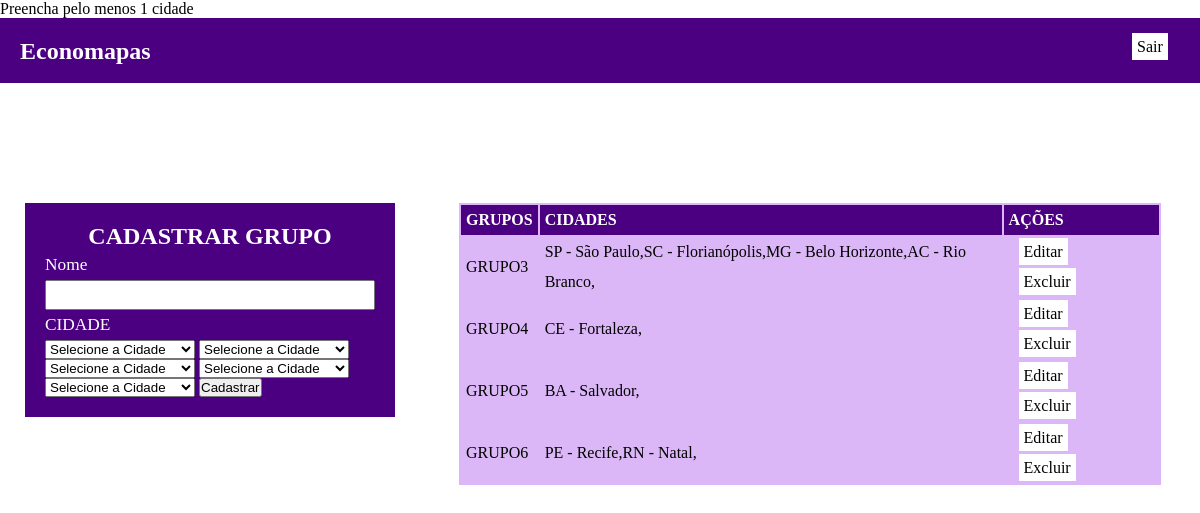
The app's page /grupo.php (signed in) with its own data.
### tables this page shows
CREATE TABLE `grupos` (
  `id_grupo` int(11) NOT NULL,
  `grupo_nome` varchar(100) NOT NULL,
  `id_cidade` varchar(255) NOT NULL,
  `id_usuario` int(11) NOT NULL
);

CREATE TABLE `cidades` (
  `id_cidade` int(11) NOT NULL,
  `cidade` varchar(255) NOT NULL
);

### CLASSES/Grupos.php (called while the page is built, shortened)
<?php
require_once "./CLASSES/conexao.php";
Class Grupo{
    public function buscarGrupoPeloUsuario($id_usuario){
        $pdo = new Conexao();
        $sql = $pdo->getPDO()->prepare("SELECT * FROM grupos WHERE id_usuario = :id_u");
        $sql->bindValue(':id_u',$id_usuario);
        $sql->execute();
        return $sql->fetchAll(PDO::FETCH_OBJ);
    }
}
?>

### CLASSES/Conexao.php (called while the page is built, shortened)
<?php
Class Conexao{
  private $pdo;
  private $nome = "desafio_economapas";
  private $host = "localhost";
  private $usuario = "root";
  private $senha = "";
  public function getPDO(){
    return $this->conectar();
  }
  private function conectar(){
    try{
      $this->pdo = new PDO("mysql:dbname=".$this->nome.";host=".$this->host, $this->usuario, $this->senha);
    }
    catch(PDOException $e){
      $this->msgErro = $e->getMessage();
      printf("<div class=\"msg-erro\">{$this->msgErro}</div>");
    }
    return $this->pdo;
  }
}
?>

### CLASSES/Cidades.php (called while the page is built, shortened)
<?php
require_once "./CLASSES/conexao.php";
Class Cidade{
  public function buscarCidadesPorId($id_cidade){
    $pdo = new Conexao();
    $sql = $pdo->getPDO()->prepare("SELECT * FROM cidades WHERE id_cidade = :id");
    $sql->bindValue(':id', $id_cidade);
    $sql->execute();
    return $sql->fetch(PDO::FETCH_OBJ);
  }
};
?>

### grupo.php (the view, shortened to what this page needs)
<?php
 require_once "./CLASSES/Cidades.php";
 require_once "./CLASSES/Grupos.php";
  $Cidade = new Cidade();
  $Grupo = new Grupo();
  $id_usuario = (isset($_SESSION['id_usuario'])) ? $_SESSION['id_usuario'] : "" ;
 $id = isset($_GET["id"]) ? $_GET["id"] : null;
 $ac = isset($_GET["ac"]) ? $_GET["ac"] : null;
?>
<!DOCTYPE html>
    <html>
      <head>
          <link rel="stylesheet" href="CSS/areaPrivada.css">
      </head>
      <body>
        <header>
          <div id="background">
            <section id="header-lado-esquerdo">
              <h1>Economapas</h1>
            </section id="header-lado-direito">
              <a href="index.php?sair=true" class="header">Sair</a>
        </header>
          <section id="esquerda">
            <form method="post" action="">
              <h2>CADASTRAR GRUPO</h2>
              <label for="grupo">Nome</label>
              <input type="text" name="grupo_nome" id="grupo">
              <label for="id_cidade">CIDADE</label>
                <select name="id_cidade1">
                    <option value="">Selecione a Cidade</option>
                </select>
                <select name="id_cidade2">
                    <option value="">Selecione a Cidade</option>
                </select>
                <select name="id_cidade3">
                    <option value="">Selecione a Cidade</option>
                </select>
                <select name="id_cidade4">
                    <option value="">Selecione a Cidade</option>
                </select>
                <select name="id_cidade5">
                    <option value="">Selecione a Cidade</option>
                </select>
              <button type="submit">Cadastrar</button>
            </form>
          </section>
          <section id="direita">
            <table id="tb-grupo">
              <tr id="titulo">
                <td>GRUPOS</td>
                <td>CIDADES</td>
                <td>AÇÕES</td>
              </tr>
         <?php
         foreach($Grupo->buscarGrupoPeloUsuario($id_usuario) as $grupo_nome):
          if($ac === 'editar' && $grupo_nome->id_grupo == $id){
            ?>
              <tr>
                <form method="get" action="">
                  <td>
                    <input type="hidden" name="ac" value="salvar">
                    <input type="hidden" name="id" value="<?php echo $grupo_nome->id_grupo?>">
                    <input type="text" name="novo-grupo-nome" value="<?php echo $grupo_nome->grupo_nome?>">
                  </td>
                  <td>
                    <button type="submit" class="link-editar">Salvar</button>
                  </td>
                </form>
              </tr>
              <?php
                } else {
              ?>
              <tr>
                <td>
                  <?php echo $grupo_nome->grupo_nome?>
                </td>
                <td>
                  <?php
                  if($grupo_nome->id_cidade){
                    $array_cidades = explode(',', $grupo_nome->id_cidade);
                    foreach ($array_cidades as $id_cidade){
                      echo $Cidade->buscarCidadesPorId($id_cidade)->cidade.',';
                     }
                  }
                  ?>
                </td>
                <td>
                  <a class="link-editar" href="?ac=editar&id=<?php echo $grupo_nome->id_grupo?>">Editar</a>
                  <a class="link-excluir" href="?ac=excluir&id=<?php echo $grupo_nome->id_grupo?>">Excluir</a>
                </td>
              </tr>
            <?php
              }
            ?>
            <?php
              endforeach;
            ?>
      </table>
    </html>

### CSS/areaPrivada.css (style rules this page uses)
* { margin: 0px; padding: 0px; }
label, input { display: block; line-height: 30px; height: 30px; outline: none; font-size: 13pt; width: 100%; }
form { width: 330px; background-color: #4b0082; color: #ffffff; padding: 20px; margin: 120px auto; }
h2 { text-align: center; }
#background { background-color: #4b0082; padding: 20px; height: 25px; }
#header-lado-esquerdo { display: block; color: #ffffff; float: left; width: 95%; }
#esquerda { width: 35%; float: left; }
#direita { width: 65%; float: left; }
table { background-color: #dcb7f7; width: 90%; margin: 120px auto; }
tr { line-height: 30px; }
tr#titulo { font-weight: bold; background-color: #4b0082; color: #ffffff; }
td { padding: 0px 5px; }
a { background-color: #ffffff; color: #000000; padding: 5px; margin: 10px; text-decoration: none; }

### records on screen
grupos: grupo_nome "GRUPO3", id_cidade.cidade "SP - São Paulo", id_cidade.cidade "SC - Florianópolis", id_cidade.cidade "MG - Belo Horizonte", id_cidade.cidade "AC - Rio Branco"
grupos: grupo_nome "GRUPO4", id_cidade.cidade "CE - Fortaleza"
grupos: grupo_nome "GRUPO5", id_cidade.cidade "BA - Salvador"
grupos: grupo_nome "GRUPO6", id_cidade.cidade "PE - Recife", id_cidade.cidade "RN - Natal"
